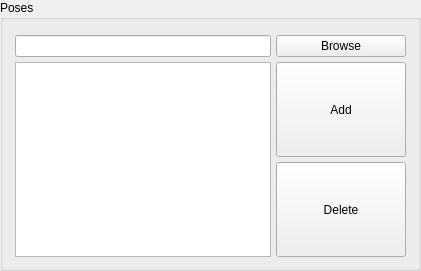
  <widget class="QGroupBox" name="groupBox_3">
   <property name="geometry">
    <rect>
     <x>10</x>
     <y>310</y>
     <width>421</width>
     <height>271</height>
    </rect>
   </property>
   <property name="title">
    <string>Poses</string>
   </property>
   <widget class="QWidget" name="gridLayoutWidget_2">
    <property name="geometry">
     <rect>
      <x>10</x>
      <y>30</y>
      <width>401</width>
      <height>232</height>
     </rect>
    </property>
    <layout class="QGridLayout" name="gridLayout_2">
     <property name="leftMargin">
      <number>5</number>
     </property>
     <property name="topMargin">
      <number>5</number>
     </property>
     <property name="rightMargin">
      <number>5</number>
     </property>
     <property name="bottomMargin">
      <number>5</number>
     </property>
     <property name="spacing">
      <number>5</number>
     </property>
     <item row="0" column="0">
      <widget class="QLineEdit" name="lineEdit_file">
       <property name="sizePolicy">
        <sizepolicy hsizetype="Minimum" vsizetype="Fixed">
         <horstretch>0</horstretch>
         <verstretch>0</verstretch>
        </sizepolicy>
       </property>
      </widget>
     </item>
     <item row="1" column="1">
      <widget class="QPushButton" name="btn_add">
       <property name="sizePolicy">
        <sizepolicy hsizetype="Preferred" vsizetype="Preferred">
         <horstretch>0</horstretch>
         <verstretch>0</verstretch>
        </sizepolicy>
       </property>
       <property name="text">
        <string>Add</string>
       </property>
      </widget>
     </item>
     <item row="0" column="1">
      <widget class="QPushButton" name="btn_browse">
       <property name="text">
        <string>Browse</string>
       </property>
      </widget>
     </item>
     <item row="2" column="1">
      <widget class="QPushButton" name="btn_del">
       <property name="sizePolicy">
        <sizepolicy hsizetype="Minimum" vsizetype="Preferred">
         <horstretch>0</horstretch>
         <verstretch>0</verstretch>
        </sizepolicy>
       </property>
       <property name="text">
        <string>Delete</string>
       </property>
      </widget>
     </item>
     <item row="1" column="0" rowspan="2">
      <widget class="QListWidget" name="listWidget_points">
       <property name="sizePolicy">
        <sizepolicy hsizetype="Minimum" vsizetype="Minimum">
         <horstretch>0</horstretch>
         <verstretch>0</verstretch>
        </sizepolicy>
       </property>
      </widget>
     </item>
    </layout>
   </widget>
  </widget>
